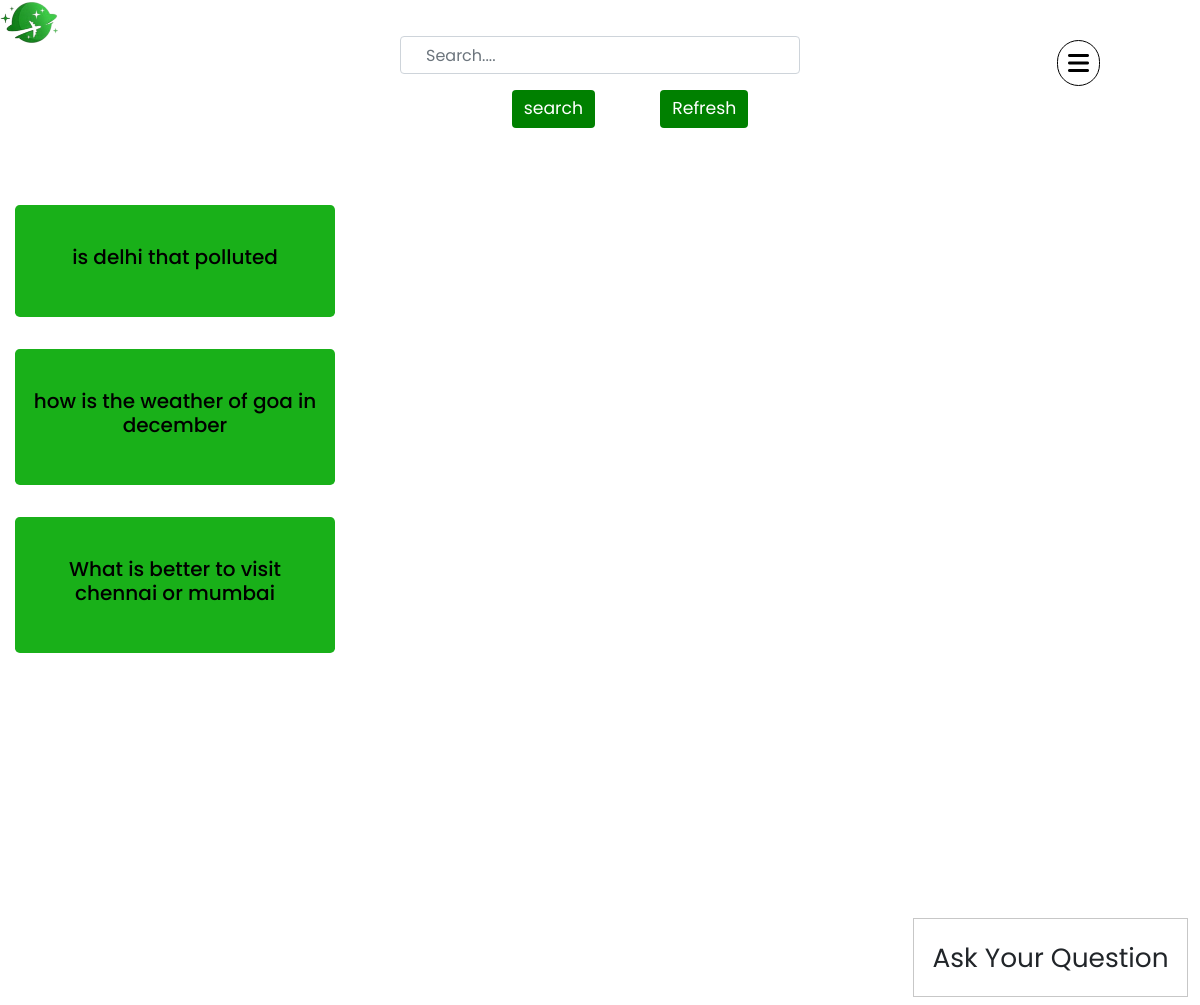
Screenshot of /allfaq (signed in) with the database file from the repository.
### dpsr/models.py (models this page shows, shortened)
class Question(db.Model , UserMixin):
    __tablename__ = 'questions'
    id = db.Column(db.Integer , primary_key = True)
    question = db.Column(db.String)
    date = db.Column(db.DateTime,nullable = False,default=datetime.now)
    userid = db.Column(db.Integer , db.ForeignKey('users.id'))
    answer = db.relationship('Answer' , backref = 'question' , lazy = 'dynamic')

### dpsr/faq/views.py (the view)
@faqs.route('/allfaq' , methods = ['GET' , 'POST'])
def all_faq():
    form = SearchQForm()
    results = []
    question = Question.query.order_by(Question.date.desc())
    if form.validate_on_submit():
        searcher = []
        if ' ' in form.search.data:
            search = form.search.data.split()
        else:
            search = [form.search.data]
        for q in question:
            n = 0
            for s in search:
                if s.lower() in q.question.lower() :
                    n+=1
            l = (n , q)
            searcher.append(l)
        searcher.sort(reverse=True)
        for s , q in searcher:
            results.append(q)
    else:
        for q in question:
            results.append(q)
    return render_template('all_faq.htm' , form = form , results = results)

### dpsr/faq/forms.py
class SearchQForm(FlaskForm):
    search = StringField('Search', validators=[DataRequired()])
    submit = SubmitField('search')

### dpsr/models.py (called while the page is built)
@login_manager.user_loader
def load_user(user_id):
    return User.query.get(user_id)

### dpsr/templates/all_faq.htm (shortened to what this page needs)
{%extends 'base.htm'%}
{%block content%}
<form method="POST" style="margin-top: 3%;justify-content: center; align-items: center;">
  <center>
  <div class="form-group" >
     {{form.search(class = 'form-control col-md-4 bar' ,placeholder="Search...." )}}
  </div>
  <div class="form-group" style="font-size: larger; margin-bottom: 4%;">
    {{form.submit(class ="btn btn-primary gap")}} <a href="{{url_for('faqs.all_faq')}}" class = 'btn btn-primary gap'>Refresh</a>
 <br><br>
  </div></center>
</form>
<div class="paint" id="if-faq" onclick="openPop()">
  <span>Ask Your Question</span>
  </div>
<div class="container" style="display: inline-block;">
  {%for result in results%}
  <div class="jumbotron" style = "width: 20em; padding: 1em; background-color: rgba(0, 168, 0, 0.9);">
    <br>
    <a class="linkie" style="color: black;" href="{{url_for('faqs.singleq' , q_id = result.id)}}">
    <h5 align = "center">{{result.question}}</h4>
    </a>
    <br>
  </div>
  {%endfor%}
</div>
{%endblock%}

### dpsr/static/style.css (style rules this page uses)
body { font-family: 'Poppins', sans-serif; }
html { scroll-behavior: smooth; }
* { margin: 0; padding: 0; box-sizing: border-box; }
.bar { padding: 0 25px; }
.paint { position: relative; display: inline-flex; }
.paint span { position: relative; z-index: 1; }
a { text-decoration: none !important; }
.paint:before { content: ''; position: absolute; top: 0; left: 0; width: 0; height: 100%; background-image: url(btn.png); background-size: cover; transform-origin: right; transition: 0.5s; }
.container { width: 100%; height: 100vh; position: relative; margin: 0 auto; }
.gap { margin-left: 5%; font-size: 90%; background-color: green; outline: none !important; border: none !important; }
#if-faq { padding: 0.7em !important; z-index: 15; cursor: pointer; bottom: 1vh; position: absolute; font-size: 165%; border: 1px solid rgb(199, 199, 199) !important; right: 1vw; }

### rows the page displays
Question: question "is delhi that polluted"
Question: question "how is the weather of goa in december"
Question: question "What is better to visit chennai or mumbai"
